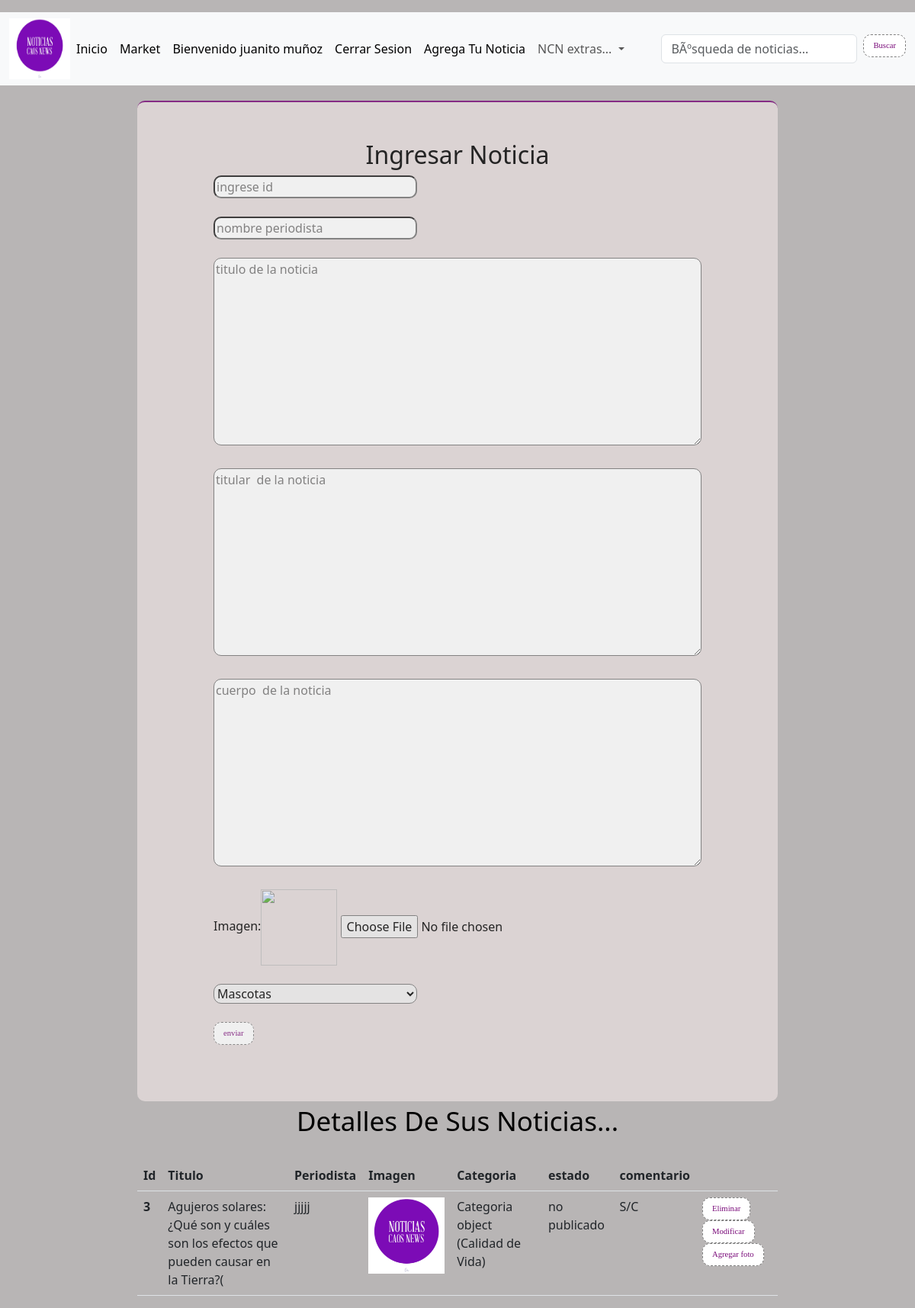
The app's page /ingresar_noticia/ (signed in) with its own data.
### webCaosNew/models.py (models this page shows, shortened)
class Noticia(models.Model):
    idnoticia=models.IntegerField(primary_key=True)
    nombre_periodista=models.CharField(max_length=60)
    titulo_noticia=models.CharField(max_length=300,default='--')
    titular_noticia=models.CharField(max_length=300,default='--')
    cuerpo_noticia=models.CharField(max_length=300,default='--')
    foto=models.ImageField(upload_to='fotos',null=True,default='fotos/defaut.png')
    categoria=models.ForeignKey(Categoria,on_delete=models.CASCADE)
    publicar=models.BooleanField(default=False)
    comentario=models.CharField(max_length=45,default='S/C')
    usuario=models.ForeignKey(User,on_delete=models.CASCADE,null=True)
    precio=models.IntegerField(default=100)

class Categoria(models.Model):
    categoria=models.CharField(primary_key=True,max_length=60)

### webCaosNew/views.py (the view, shortened to what this page needs)
# urls.py: path('ingresar_noticia/', ingresar_noticia, name='INGRESAR_NOTICIA'),
@login_required
def ingresar_noticia(request):
    noticias = Noticia.objects.all()
    categorias = Categoria.objects.all()
    print(request.user.username)
    nom_user=request.user.username
    usu=User.objects.get(username=nom_user)
    print(usu)
    noticia= Noticia.objects.filter(usuario=usu)
    return render(request, 'ingresar_noticia.html',{'noticias': noticias, 'categorias': categorias} )

### webCaosNew/procesos.py (called while the page is built)
def total(request):
    tot = 0
    try:
        if "carrito" in request.session.keys():
            for key, value in request.session["carrito"].items():
                tot += int(value["total"])
    except:
        tot = 0
    return {"total":tot}

def cantidad(request):
    cant = 0
    if "carrito" in request.session.keys():
        for key, value in request.session["carrito"].items():
            cant += int(value["cantidad"])
    return {"cantidad":cant}

### webCaosNew/templates/ingresar_noticia.html (shortened to what this page needs)
{% extends "plantilla_nav.html" %}
{% load static %}
{% block css %}
 <link rel="stylesheet" href="{% static 'css/ingresar_noticia.css' %}">
{% endblock css %}
{% block contenido %}
<div class="fondoo">
      <div class="contenedor">
        <form id="formulario" action="{% url 'INGRESAR_NOTICIA' %}" method="post" enctype="multipart/form-data">
          <h2 style="text-align: center;" class="titulo">Ingresar Noticia</h2>
          <input value="{{noticia.idnoticia}}" type="text" placeholder="ingrese id" class="col-pp col-md-5" name="txtid" id="txtid">
          <br>
          <br>
          <input value="{{noticia.nombre_periodista}}" type="text" placeholder="nombre periodista" class="col-pp col-md-5" name="txtnombre_periodista" id="txtnombre_periodista">
          <br>
          <br>
          <textarea placeholder="titulo de la noticia" class=" col col-g col-md-12" name="txttitulo_noticia" id="txttitulo_noticia" cols="30" rows="10">{{noticia.titulo_noticia}}</textarea>
          <br>
          <br>
          <textarea placeholder="titular  de la noticia" class="col col-g col-md-12" name="txttitular_noticia" id="txttitular_noticia" cols="30" rows="10">{{noticia.titular_noticia}}</textarea>
          <br>
          <br>
          <textarea placeholder="cuerpo  de la noticia" class="col col-g col-md-12" name="txtcuerpo_noticia" id="txtcuerpo_noticia" cols="30" rows="10">{{noticia.cuerpo_noticia}}</textarea>
          <br>
          <br>
          Imagen:<img src="{{noticia.foto.url  }}" width="100px" height="100px" style="object-fit: cover;">
          <input class="col-g" type="file" name="txtimg" id="txtimg">
          <br>
          <br>
          <select class="col col-g col-md-5" name="cbocategoria" id="cbocategoria">
              {% for item in categorias %}
                <option value="{{item.categoria}}">{{item.categoria}}</option>
              {% endfor %}
          </select>
          <br>
          <br>
          <input name="accion" class="btn" type="submit" onclick="validarnoticia()" value="enviar">
          <br>
          <br>
        </form>
<table class="table">
  <thead>
    <div style="text-align: center; color: black; font-size: 35px;">
    Detalles De Sus Noticias...
    </div>
    <br>
    <tr>
      <th scope="col">Id</th>
      <th scope="col">Titulo</th>
      <th scope="col">Periodista</th>
      <th scope="col">Imagen</th>
      <th scope="col">Categoria</th>
      <th scope="col">estado</th>
      <th scope="col">comentario</th>
      <th scope="col"></th>
    </tr>
  </thead>
  <tbody>
  {% for item in noticias %}
    <tr>
      <th scope="row">{{item.idnoticia}}</th>
      <td>{{item.titulo_noticia}}</td>
      <td>{{item.nombre_periodista}}</td>
      <td><img src="{{ item.foto.url }}" width="100px" height="100px" style="object-fit: cover;"></td>
      <td>{{item.categoria}}</td>
      <td>
          {% if  item.publicar == True %}
              publicado
          {% else %}
              no publicado
          {% endif %}
      </td>
      <td>{{item.comentario}}</td>
      <td>
      <input class="btn" type="button" onclick="mensaje_eli('{{item.idnoticia}}')" value="Eliminar">
      <a class="btn" href="{% url 'MODIFICAR_NOTICIA' item.idnoticia %}">Modificar</a>
      <a class="btn btn-primary" data-bs-toggle="modal" data-bs-target="#staticBackdrop" onclick="galeria_id({{item.idnoticia}})">Agregar foto</a>
      </td>
    </tr>
  {% endfor %}
  </body>
{% endblock contenido %}

### webCaosNew/templates/plantilla_nav.html (shortened to what this page needs)
{% load static %}
<!DOCTYPE html>
<html lang="es">
  <head>
    <link rel="stylesheet" href="{% static 'bootstrap/css/bootstrap-grid.css' %}"/>
    <link href="{% static 'bootstrap/css/bootstrap.min.css' %}" rel="stylesheet" />
    <link rel="stylesheet" href="{% static 'css//plantilla_nav.css' %}" />
    <link rel="stylesheet" href="{% static 'css//ingresar_noticia.css' %}" />
    {% block css %}
    {% endblock css %}
  </head>
  <body class="color_fondo">
    <div class="navegador">
      <nav class="navbar"></nav>
      <nav class="navbar navbar-expand-lg bg-body-tertiary">
        <div class="container-fluid">
          <label for="" class="logo_tipo">
            <a href=""><img src="{% static 'img/logo/logo_caos_new.png' %}" alt="" /></a>
          </label>
          <div class="collapse navbar-collapse" id="navbarSupportedContent">
            <ul class="navbar-nav me-auto mb-2 mb-lg-0">
              <li class="nav-item">
                <a class="nav-link active" aria-current="page" href="{% url 'INDEX' %}"
                  >Inicio</a>
              </li>
              <li class="nav-item">
                <a class="nav-link active" aria-current="page" href="{% url 'MARKET' %}"
                  >Market</a>
              </li>
              {% if user.is_authenticated %}
              <li class="nav-item">
                <a class="nav-link active" aria-current="page" href=""
                  >Bienvenido {{user.first_name}} {{user.last_name}}</a>
              </li>
               <li class="nav-item">
                <a class="nav-link active" aria-current="page" href="{% url 'LOGOUT' %}"
                  >Cerrar Sesion</a>
              </li>
              <li class="nav-item">
                <a class="nav-link active" aria-current="page" href="{% url 'INGRESAR_NOTICIA' %}"
                  >Agrega Tu Noticia</a
                >
              {% else %}
               <li class="nav-item">
                <a class="nav-link active" aria-current="page" href="{% url 'LOGIN' %}"
                  >Inicio Sesion</a>
              </li>
              {% endif %}
              <li class="nav-item dropdown">
                <a
                  class="nav-link dropdown-toggle"
                  href="#"
                  id="navbarDropdown"
                  role="button"
                  data-toggle="dropdown"
                  aria-haspopup="true"
                  aria-expanded="false"
                >
                  NCN extras...
                </a>
              </li>
            </ul>
            <form class="d-flex" action="{% url 'BUSCAR_NOTIC' %}" method="post" >
              <input  class="form-control me-2" type="text" name="txtBuscar" id="txtBuscar"  placeholder="BÃºsqueda de noticias...">
              <div>
                <input class="btn" type="submit" value="Buscar">
              </div>
            </form>
          </div>
        </div>
      </nav>
    </div>
    {% block contenido %}
    {% endblock contenido %}
  </body>
</html>

### records on screen
Noticia: idnoticia "3", titulo_noticia "Agujeros solares: ¿Qué son y cuáles son los efectos que pueden causar en la Tierra?(", nombre_periodista "jjjjj", foto (picture), categoria "Categoria object (Calidad de Vida)", publicar "no publicado", comentario "S/C"

### other values on screen
{{ user.first_name }} "juanito"
{{ user.last_name }} "muñoz"
form field cbocategoria "Mascotas"
